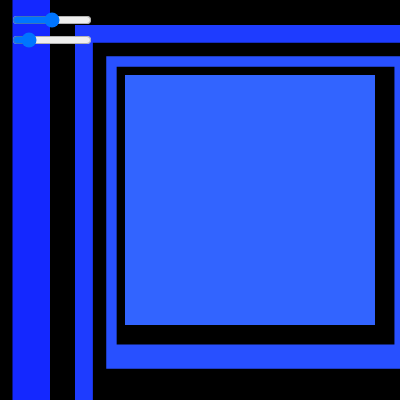
Frame 1 (no input)
Frame 60 (no input): identical to frame 1, image omitted
Frame 120 (the mouse pressed at the canvas centre since frame 60): identical to frame 1, image omitted

The p5.js sketch that drew this single still picture (run headless with seeded random() and noise() and a simulated clock; from frame 60 on, the mouse is pressed at the canvas centre):

// p5.js sketch
// ── sketch.js
//  ______  ____  ___  _______  __________ ______ ____ ______________
//  __/ _ \/ __ \/ _ )/ __/ _ \/_  __/ __ \ _/ _ |_/ /__/ __/ __/  _/
//  _/ , _/ /_/ / _  / _// , _/ / / / /_/ / / __ |/ /__/ _/_\ \_/ /
//  /_/|_|\____/____/___/_/|_| /_/  \____/ /_/ |_/____/___/___/___/
//
// -
// Vasarely_Slider 0.1 by Roberto [victor, vasarely, slider]
// 2021 © Roberto @ciunart, Daniele @Fupete and the course DS-2021 at DESIGN.unirsm 
// github.com/ds-2021-unirsm — github.com/fupete — github.com/RobertoAlesi
// Educational purposes, MIT License, 2021, San Marino
// —

let slider;
let valr;
let valn;
let vals;

function setup() {
      createCanvas(w= 400, h = 400);
      rectMode(CENTER);
      slider = createSlider(-2*PI, 2*PI, 0,0.001);
      slider.position(10, 10);
      slider.style('width', '80px');
      
      slider2 = createSlider(5, 50, 10, 2);
      slider2.position(10, 30);
      slider2.style('width', '80px');
  

    
  }

  function draw(){

      background(240);
      noStroke();
      translate(w/2, h/2-50);
      valr = slider.value();
      valn = slider2.value();
       
    for (var i=0; i <valn; i++) {
          fill((i*5)+valr*-30, i*10-valr, 255+valr*15);
          push();
          scale(5/i);
         rotate(valr/i);
         if (i % 2 == 1){
          fill(0)
        }
      
          rect(100, 100, 500);
          pop();
        }
   // noLoop();
  }
